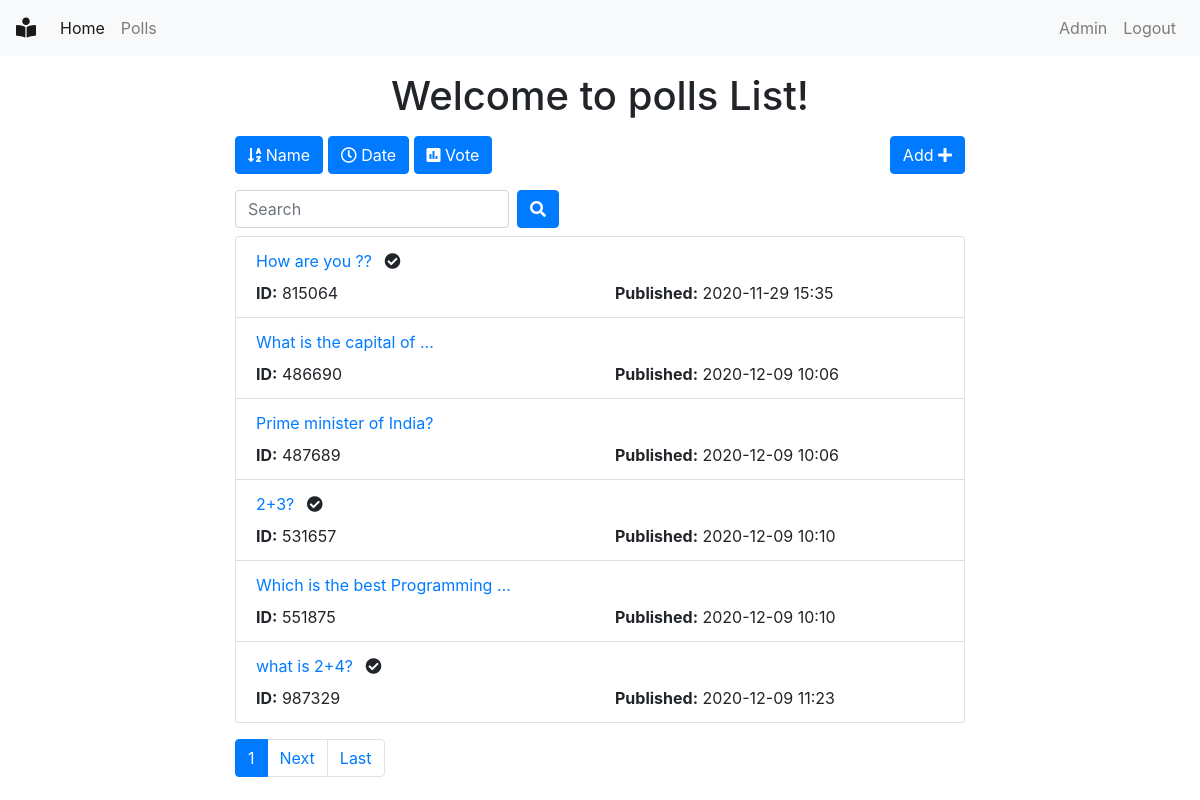
/polls/poll/list/ (signed in), run on the app's committed database.
### polls/models.py (models this page shows, shortened)
class Poll(models.Model):
    poll_id = models.TextField()
    text = models.TextField()
    pub_date = models.DateTimeField(default=timezone.now)
    active = models.BooleanField(default=True)

### polls/views.py (the view)
# urls.py: path('poll/list/', views.polls_list, name='list'),
@login_required()
def polls_list(request):
    all_polls = Poll.objects.all()
    search_term = ''
    if 'name' in request.GET:
        all_polls = all_polls.order_by('text')
    if 'date' in request.GET:
        all_polls = all_polls.order_by('pub_date')
    if 'vote' in request.GET:
        all_polls = all_polls.annotate(Count('vote')).order_by('vote__count')
    if 'search' in request.GET:
        search_term = request.GET['search']
        all_polls = all_polls.filter(text__icontains=search_term)
    paginator = Paginator(all_polls, 6)  # Show 6 contacts per page
    page = request.GET.get('page')
    polls = paginator.get_page(page)
    get_dict_copy = request.GET.copy()
    params = get_dict_copy.pop('page', True) and get_dict_copy.urlencode()
    context = {
        'polls': polls,
        'params': params,
        'search_term': search_term,
    }
    return render(request, 'polls/polls_list.html', context)

### polls/templates/polls/polls_list.html (shortened to what this page needs)
{% extends 'base.html' %}
{% block content %}
<div class="container">
    <div class="row">
        <div class="col-md-8 offset-sm-2">
            <h1 class="text-center mt-3 mb-3">Welcome to polls List!</h1>
            <a class="btn btn-{% if 'name' in request.GET %}warning{% else %}primary{% endif %} mb-3" href="?name=True" role="button"><i class="fas fa-sort-alpha-down"></i> Name</a>
            <a class="btn btn-{% if 'date' in request.GET %}warning{% else %}primary{% endif %} mb-3" href="?date=True" role="button"><i class="far fa-clock"></i> Date</a>
            <a class="btn btn-{% if 'vote' in request.GET %}warning{% else %}primary{% endif %} mb-3" href="?vote=True" role="button"><i class="fas fa-poll"></i> Vote</a>
            <a class="btn btn-primary mb-3 float-right" href="{% url 'polls:add' %}" role="button">Add <i class="fas fa-plus"></i></a>
            <form class="form-inline">
                <div class="form-group mr-sm-2 mb-2">
                    <input type="search" class="form-control" name="search" placeholder="Search" value="{{ search_term }}">
                </div>
                <button type="submit" class="btn btn-primary mb-2"><i class="fas fa-search"></i></button>
            </form>
            <ul class="list-group">
                {% for poll in polls %}
                <li class="list-group-item">
                    <a href="{% url 'polls:detail' poll.id %}">{{ poll.text|truncatewords:5 }}</a>
                    {% if not poll.active %}
                        <i class="fas fa-check-circle ml-2"></i>
                    {% endif %}
                    <div class="row mt-2">
                        <div class="col">
                            <strong>ID:</strong> {{ poll.poll_id }}
                        </div>
                        <div class="col">
                            <strong>Published:</strong> {{ poll.pub_date|date:"Y-m-d H:i" }}
                        </div>
                    </div>
                </li>
                {% endfor %}
            </ul>
            <nav class="mt-3">
                <ul class="pagination">
                    <li class="page-item active"><a class="page-link" href="">{{ polls.number }}</a></li>
                    {% if polls.has_next %}
                    <li class="page-item"><a class="page-link" href="?page={{ polls.next_page_number }}&{{ params }}">Next</a></li>
                    <li class="page-item"><a class="page-link" href="?page={{ polls.paginator.num_pages }}&{{ params }}">Last</a></li>
                    {% endif %}
                </ul>
            </nav>
        </div>
    </div>
</div>
{% endblock content %}

### templates/base.html (shortened to what this page needs)
{% load static %}
<!DOCTYPE html>
<html lang="en">
<head>
    <link rel="stylesheet" href="https://maxcdn.bootstrapcdn.com/bootstrap/4.0.0/css/bootstrap.min.css"
>
    <link rel="stylesheet" href="https://use.fontawesome.com/releases/v5.6.3/css/all.css"
>
</head>
<body>
    {% include 'includes/navbar.html' %}
    {% block content %}
    {% endblock content %}
</body>
</html>

### templates/includes/navbar.html (shortened to what this page needs)
<nav class="navbar navbar-expand-sm navbar-light bg-light">
    <a class="navbar-brand" href=""><i class="fas fa-book-reader"></i></a>
    <div class="collapse navbar-collapse" id="collapsibleNavId">
        <ul class="navbar-nav mr-auto mt-2 mt-lg-0">
            <li class="nav-item active">
                <a class="nav-link" href="{% url 'home' %}">Home <span class="sr-only">(current)</span></a>
            </li>
            <li class="nav-item">
                <a class="nav-link" href="{% url 'polls:list' %}">Polls</a>
            </li>
        </ul>
        <div class="navbar-nav ml-auto">
            <a class="nav-link" href="/admin/">Admin</a>
            {% if request.user.is_authenticated %}
            <a class="nav-link" href="{% url 'accounts:logout' %}">Logout</a>
            {% else %}
            <a class="nav-link" href="{% url 'accounts:login' %}">Login</a>
            {% endif %}
        </div>
    </div>
</nav>

### data on the page
Poll: text "How are you ??", active False (drawn), poll_id "815064", pub_date "2020-11-29 15:35"
Poll: text "What is the capital of …", poll_id "486690", pub_date "2020-12-09 10:06"
Poll: text "Prime minister of India?", poll_id "487689", pub_date "2020-12-09 10:06"
Poll: text "2+3?", active False (drawn), poll_id "531657", pub_date "2020-12-09 10:10"
Poll: text "Which is the best Programming …", poll_id "551875", pub_date "2020-12-09 10:10"
Poll: text "what is 2+4?", active False (drawn), poll_id "987329", pub_date "2020-12-09 11:23"

### other printed values
{{ polls.number }} "1"
